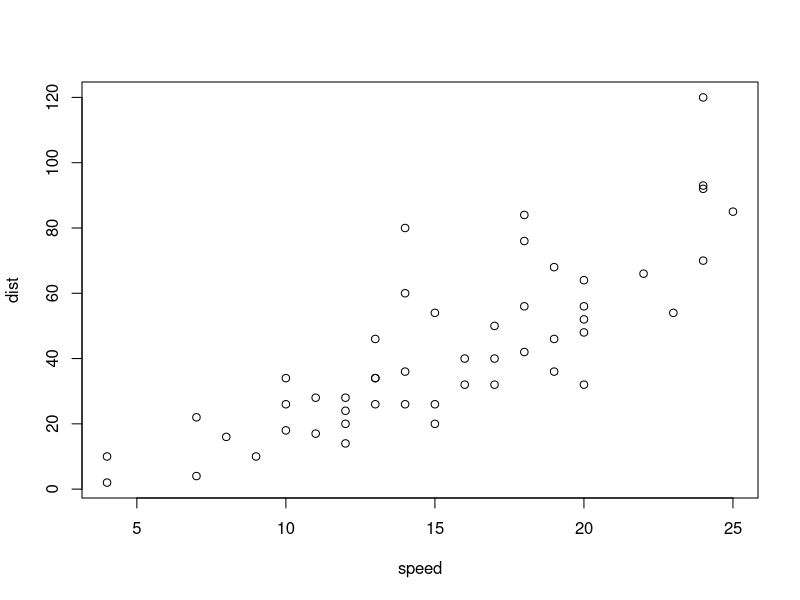
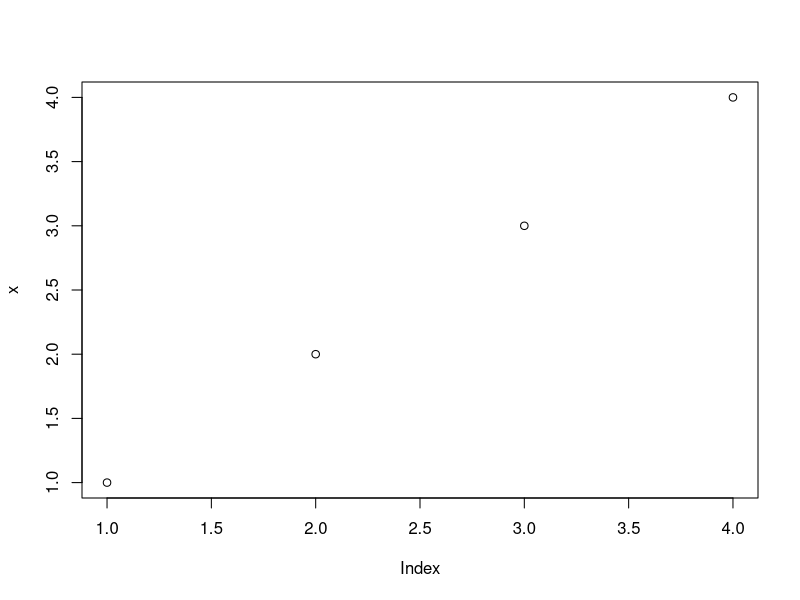

Write the R code that produced these figures, in order.
## ---- chunk 1
plot(cars)
## ---- chunk 2
x = c(1,2,3,4)
plot(x)
